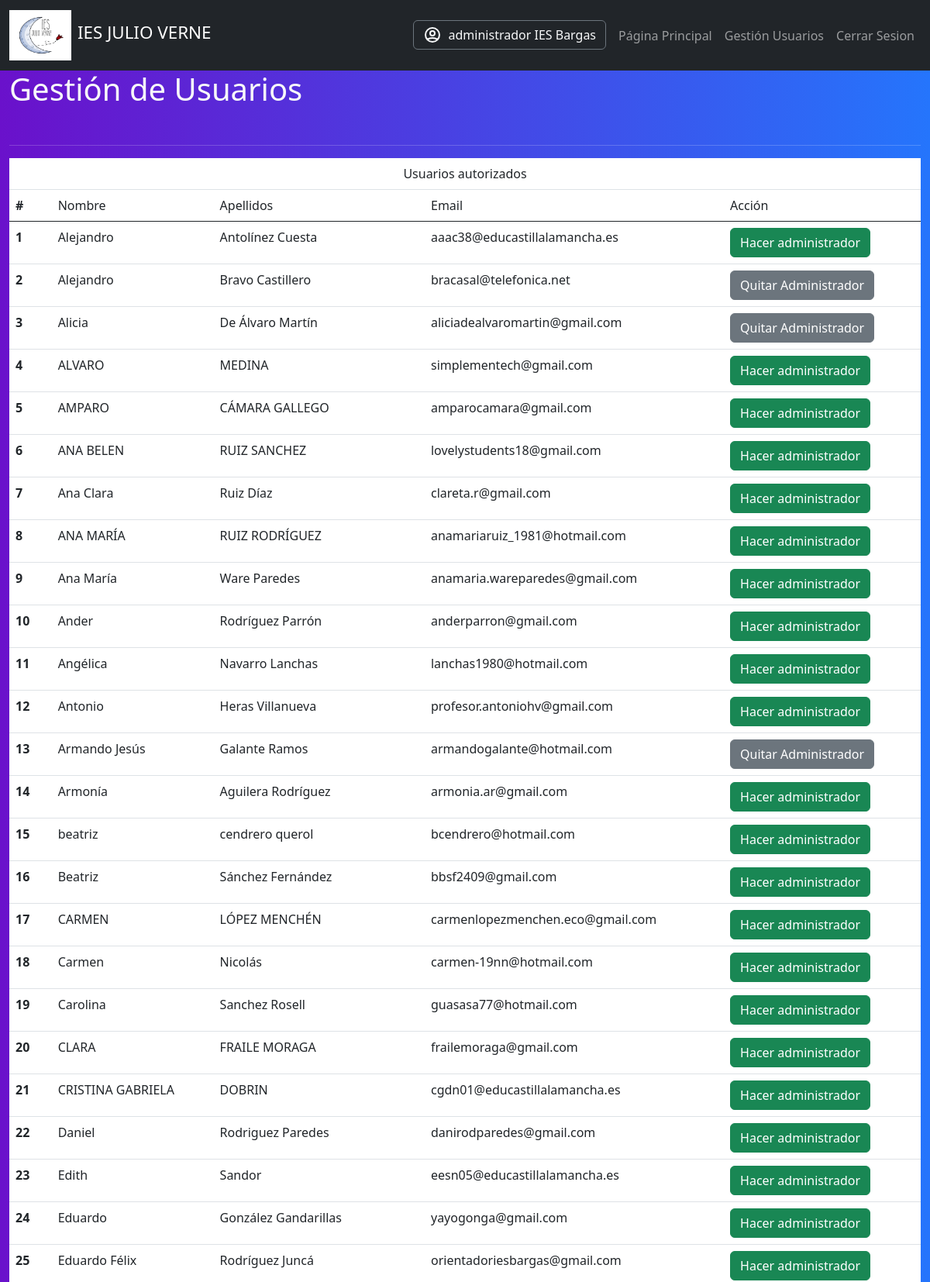
The page /archivosComunes/gestionUsuariosAdmin.php (signed in, upper part) on the database its author committed.
### tables this page shows
CREATE TABLE Usuarios (
cod_usuario INTEGER PRIMARY KEY AUTO_INCREMENT,
dni VARCHAR(9) UNIQUE NOT NULL,
nombre VARCHAR(50) NOT NULL,
apellidos VARCHAR(100) NOT NULL,
email VARCHAR(50) NOT NULL UNIQUE,
clave VARCHAR(255) NOT NULL,
rol VARCHAR(2) NOT NULL,
cod_delphos INTEGER,
validar VARCHAR(2) NOT NULL,
departamento SMALLINT,
tutor_grupo varchar(20),
FOREIGN KEY (departamento) REFERENCES Departamentos(codigo) ON DELETE SET NULL
);

### archivosComunes/gestionUsuariosAdmin.php (the view, shortened to what this page needs)
<!DOCTYPE html>
<html lang="en">
<head>
  <link rel="stylesheet" href="../css/bootstrap.min.css">
  <link rel="stylesheet" type="text/css" href="../css/selector.css">
  <link href="https://cdn.jsdelivr.net/npm/bootstrap@5.3.0-alpha3/dist/css/bootstrap.min.css" rel="stylesheet"
>
</head>
<body class="gradient-custom">
  <header>
    <nav class="navbar navbar-expand-lg navbar-dark bg-dark">
      <div class="container-fluid">
        <div class="contenedor">
          <a href="selector.php"><img src="../images/logoJulioVerneNuevo.png" alt="" class="logo me-2">
          </a>
          <h1 class="titulo"><a href="selector.php">IES JULIO VERNE</a></h1>
        </div>
        <div class="collapse navbar-collapse  text-center" id="navbarSupportedContent">
          <ul class="navbar-nav navbar-right">
            <li class="nav-item">
              <?php
              echo '
<a class="text-light btn btn-outline-secondary me-2" href="../archivosComunes/actualizarUsuario.php?idusuario=' . $_SESSION['usuario_login']['cod_usuario'] . '">' ?>
              <span class="d-flex">
                <?php echo $_SESSION['usuario_login']['nombre'] . ' ' . $_SESSION['usuario_login']['apellidos']; ?>
              </span>
              </a>
            </li>
            <li class="nav-item">
              <a class="nav-link" href="../archivosComunes/selector.php">Página Principal<i class="bi bi-back"></i></a>
            </li>
            <li class="nav-item">
              <a class="nav-link" href="../archivosComunes/adminUsuario.php">Gestión Usuarios </a>
            </li>
            <li class="nav-item">
              <a class="nav-link" href="../archivosComunes/logout.php">Cerrar Sesion</a>
            </li>
          </ul>
        </div>
      </div>
    </nav>
  </header>
  <div class="container-fluid">
    <h1 class="text-light mb-5">Gestión de Usuarios</h1>
    <hr class="text-white-50">
    <?php
    require_once ('conexion.php');
    try {
      $usuarios = 'SELECT nombre, apellidos, email, cod_usuario,rol FROM Usuarios WHERE validar = "no" and rol != 0 ORDER BY nombre, apellidos';
      $usuarios = $db->query($usuarios)->fetchAll();
      echo ('<table class=" table text-light">');
      echo ("<thead>
    <tr>");
      if (count($usuarios) != 0) {
        echo "<td colspan='5' class='text-center td-title'>Usuarios aún sin autorizar</td>";
      } else {
        echo "<td colspan='5' class='text-center td-title'>Usuarios autorizados</td>";
      }
      echo ("</tr>
        <tr>
          <th scope='col'>#</th>
          <td>Nombre</td>
          <td>Apellidos</td>
          <td>Email</td>
          <td>Acción</td>
        </tr>
      </thead>");
      $usuarios = "SELECT nombre, apellidos, email, cod_usuario, rol FROM Usuarios WHERE validar = 'si' and (rol = '0' or rol = '1') and email != '" . $_SESSION["usuario_login"]["email"] . "' ORDER BY nombre, apellidos";
      $usuarios = $db->query($usuarios)->fetchAll();
      $contador = 0;
      foreach ($usuarios as $row) {
        $Cod_Usuario = $row['cod_usuario'];
        $rol = $row['rol'];
        $nombre = $row['nombre'];
        $apellidos = $row['apellidos'];
        $email = $row['email'];
        $contador++;
        $boton = $rol == 1 ? "<button class='btn btn-success' name='admin'>Hacer administrador</button>" :
          "<button class='btn btn-secondary' name='usuario' >Quitar Administrador</button>";
        echo "
        <tr>
          <th scope='row'>$contador</th>
            <td>$nombre</td>
            <td>$apellidos</td>
            <td>$email</td>
            <td>
              <form method='POST' action='autorizar.php'>
                <input type='hidden' name='nombre' value='$nombre'>
                <input type='hidden' name='apellidos' value='$apellidos'>
                <input type='hidden' name='idUsuario' value='$Cod_Usuario'>
                <input type='hidden' name='email' value='$email'>
                <input type='hidden' name='rolUsuario' value='$rol'>
                $boton
              </form>
            </td>
        </tr>
      ";
      }
      echo "</tbody>
          </table>";
    } catch (PDOException $e) {
      echo 'Error con la base de datos ' . $e->getMessage();
    }
    ?>
  </div>
  <?php
  include ("footer.php");
  ?>
</body>
</html>

### archivosComunes/footer.php (shortened to what this page needs)
</body>
</html>

### css/selector.css (style rules this page uses)
html { box-sizing: border-box; }
*, *:before, *:after { box-sizing: inherit; }
body { font-family: Verdana, Geneva, Tahoma, sans-serif; font-size: 1.6rem; line-height: 2; color: white; background: -webkit-linear-gradient(to right, rgba(106, 17, 203, 1), rgba(37, 117, 252, 1)); background: linear-gradient(to right, rgba(106, 17, 203, 1), rgba(37, 117, 252, 1)); }
header nav img { width:80px; height:65px; margin-top: 5px; }
h1 a { text-decoration: none; color: white; }
.contenedor { margin: 0 auto; display: flex; color: white; justify-content: space-around; }
.titulo { text-align: center; line-height:3; font-size: 1.4rem; }

### archivosComunes/gestionUsuariosAdmin.php (style rules this page uses)
.gradient-custom { background: #6a11cb; background: -webkit-linear-gradient(to right, rgba(106, 17, 203, 1), rgba(37, 117, 252, 1)); background: linear-gradient(to right, rgba(106, 17, 203, 1), rgba(37, 117, 252, 1)) }

### rows shown on the page
usuarios: nombre "Alejandro", apellidos "Antolínez Cuesta", email "aaac38@educastillalamancha.es", rol "Hacer administrador"
usuarios: nombre "Alejandro", apellidos "Bravo Castillero", email "bracasal@telefonica.net", rol "Quitar Administrador"
usuarios: nombre "Alicia", apellidos "De Álvaro Martín", email "aliciadealvaromartin@gmail.com", rol "Quitar Administrador"
usuarios: nombre "ALVARO", apellidos "MEDINA", email "simplementech@gmail.com", rol "Hacer administrador"
usuarios: nombre "AMPARO", apellidos "CÁMARA GALLEGO", email "amparocamara@gmail.com", rol "Hacer administrador"
usuarios: nombre "ANA BELEN", apellidos "RUIZ SANCHEZ", email "lovelystudents18@gmail.com", rol "Hacer administrador"
usuarios: nombre "Ana Clara", apellidos "Ruiz Díaz", email "clareta.r@gmail.com", rol "Hacer administrador"
usuarios: nombre "ANA MARÍA", apellidos "RUIZ RODRÍGUEZ", email "anamariaruiz_1981@hotmail.com", rol "Hacer administrador"
usuarios: nombre "Ana María", apellidos "Ware Paredes", email "anamaria.wareparedes@gmail.com", rol "Hacer administrador"
usuarios: nombre "Ander", apellidos "Rodríguez Parrón", email "anderparron@gmail.com", rol "Hacer administrador"
usuarios: nombre "Angélica", apellidos "Navarro Lanchas", email "lanchas1980@hotmail.com", rol "Hacer administrador"
usuarios: nombre "Antonio", apellidos "Heras Villanueva", email "profesor.antoniohv@gmail.com", rol "Hacer administrador"
usuarios: nombre "Armando Jesús", apellidos "Galante Ramos", email "armandogalante@hotmail.com", rol "Quitar Administrador"
usuarios: nombre "Armonía", apellidos "Aguilera Rodríguez", email "armonia.ar@gmail.com", rol "Hacer administrador"
usuarios: nombre "beatriz", apellidos "cendrero querol", email "bcendrero@hotmail.com", rol "Hacer administrador"
usuarios: nombre "Beatriz", apellidos "Sánchez Fernández", email "bbsf2409@gmail.com", rol "Hacer administrador"
usuarios: nombre "CARMEN", apellidos "LÓPEZ MENCHÉN", email "carmenlopezmenchen.eco@gmail.com", rol "Hacer administrador"
usuarios: nombre "Carmen", apellidos "Nicolás", email "carmen-19nn@hotmail.com", rol "Hacer administrador"
usuarios: nombre "Carolina", apellidos "Sanchez Rosell", email "guasasa77@hotmail.com", rol "Hacer administrador"
usuarios: nombre "CLARA", apellidos "FRAILE MORAGA", email "frailemoraga@gmail.com", rol "Hacer administrador"
usuarios: nombre "CRISTINA GABRIELA", apellidos "DOBRIN", email "cgdn01@educastillalamancha.es", rol "Hacer administrador"
usuarios: nombre "Daniel", apellidos "Rodriguez Paredes", email "danirodparedes@gmail.com", rol "Hacer administrador"
usuarios: nombre "Edith", apellidos "Sandor", email "eesn05@educastillalamancha.es", rol "Hacer administrador"
usuarios: nombre "Eduardo", apellidos "González Gandarillas", email "yayogonga@gmail.com", rol "Hacer administrador"
usuarios: nombre "Eduardo Félix", apellidos "Rodríguez Juncá", email "orientadoriesbargas@gmail.com", rol "Hacer administrador"

### other values the page prints
$_SESSION['usuario_login']['nombre'] "administrador"
$_SESSION['usuario_login']['apellidos'] "IES Bargas"
